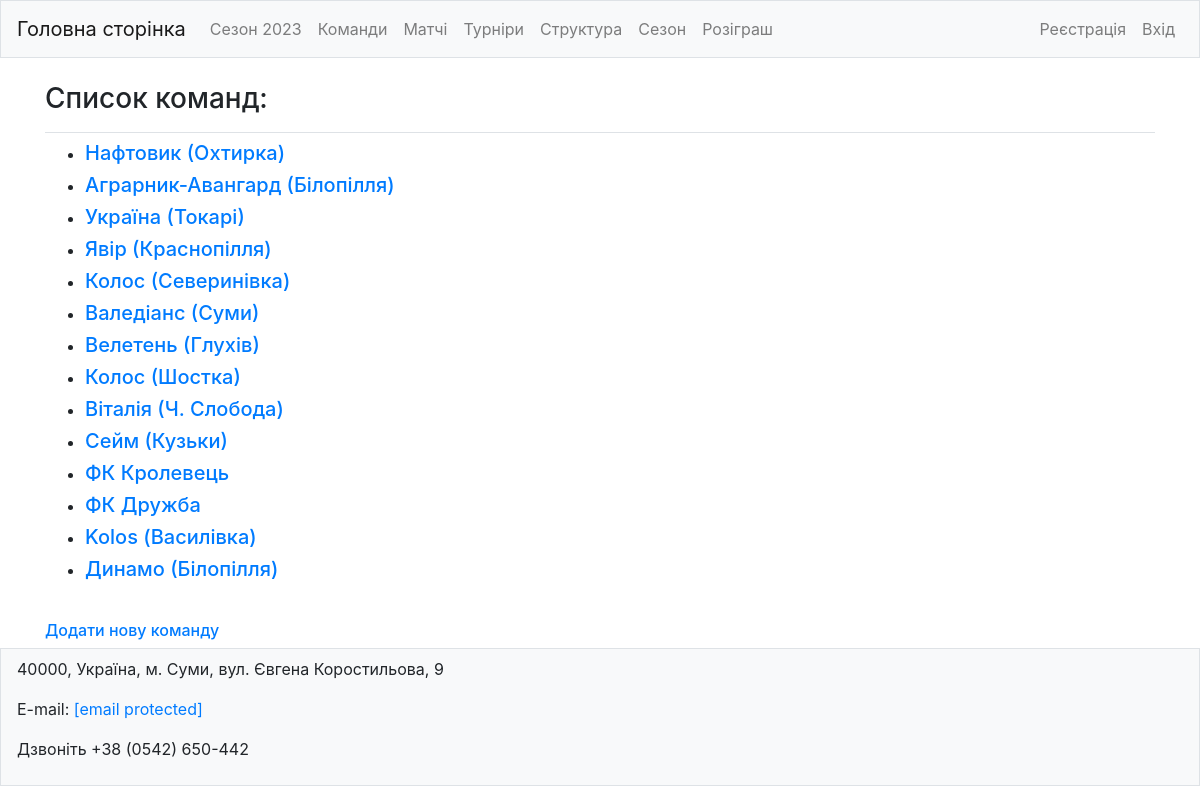
Screenshot of /teams/ with the database file from the repository.
### footballs/models.py (models this page shows, shortened)
class Teams(models.Model):
    team_slug = models.SlugField(max_length=250, unique=True, db_index=True, verbose_name="Slug")
    team = models.CharField(max_length=80, verbose_name="Назва команди")
    team_full_name = models.CharField(max_length=200, blank=True, verbose_name="Повна назва")
    region = models.ForeignKey(Regions, on_delete=models.DO_NOTHING, verbose_name="Область")
    town = models.CharField(max_length=100, blank=True, verbose_name="Місто")
    address = models.CharField(max_length=350, blank=True, verbose_name="Адреса клубу/команди")
    link = models.URLField(blank=True, verbose_name="посилання на офіційний сайт")
    description = models.TextField(blank=True, verbose_name="Опис")
    logotype = models.ImageField(upload_to="footballs/static/footballs/img/logo_teams/",
                                 verbose_name="Логотип",
                                 blank=True,
                                 null=True)
    born = models.IntegerField(blank=True, null=True, validators=[MinValueValidator(1940)],
                               verbose_name="Рік заснування")
    stadium = models.CharField(max_length=50, blank=True, verbose_name="Домашній стадіон")
    date_create = models.DateTimeField(auto_now_add=True)
    date_update = models.DateTimeField(auto_now=True)
    objects = models.Manager
    def __str__(self):
        return self.team
    class Meta:
        verbose_name = "Команда"
        verbose_name_plural = "Команди"
    def get_absolute_url(self):
        return reverse('footballs:team', kwargs={'team_slug': self.team_slug})

### footballs/views.py (the view)
# urls.py: path('teams/', views.teams, name='teams'),
def teams(request):
    teams_list = Teams.objects.order_by('date_create')
    context = {
        'title': "Команди",
        'teams': teams_list,
    }
    return render(request, 'footballs/teams.html', context)

### footballs/templates/footballs/teams.html
{% extends 'base.html'%}
{% block page_header %}
  <h3>Список команд:</h3>
{% endblock page_header %}
{% block content %}
  <ul>
    {% for team in teams %}
      <li><h5>
        <a href="{{ team.get_absolute_url }}">{{ team }}</a>
      </h5></li>
    {% empty %}
      <li><h3>Жодної команди не знайдено.</h3></li>
    {% endfor %}
  </ul>
  <br>
    <h6><a href="{% url 'footballs:new_team' %}">Додати нову команду</a></h6>
{% endblock content %}

### templates/base.html (style rules this page uses)
a { text-decoration: none }

### rows the page displays
Teams: team "Нафтовик (Охтирка)"
Teams: team "Аграрник-Авангард (Білопілля)"
Teams: team "Україна (Токарі)"
Teams: team "Явір (Краснопілля)"
Teams: team "Колос (Северинівка)"
Teams: team "Валедіанс (Суми)"
Teams: team "Велетень (Глухів)"
Teams: team "Колос (Шостка)"
Teams: team "Віталія (Ч. Слобода)"
Teams: team "Сейм (Кузьки)"
Teams: team "ФК Кролевець"
Teams: team "ФК Дружба"
Teams: team "Kolos (Василівка)"
Teams: team "Динамо (Білопілля)"
